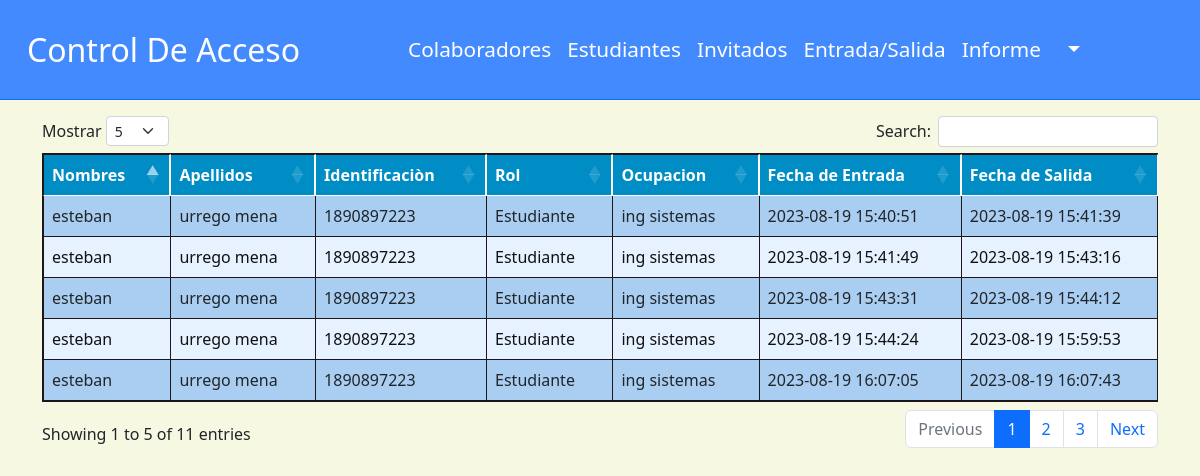
Screenshot of /entrad-salida.php with the database file from the repository.
### tables this page shows
CREATE TABLE `ingreso` (
  `id_ingreso` int(11) NOT NULL,
  `id_colaboradores` int(11) DEFAULT NULL,
  `id_estudiante` int(11) DEFAULT NULL,
  `fechaingreso` datetime DEFAULT NULL,
  `fechasalida` datetime DEFAULT NULL,
  `ingresoEstado` tinyint(1) DEFAULT NULL,
  `token` varchar(100) DEFAULT NULL
);

CREATE TABLE `estudiante` (
  `id` int(11) NOT NULL,
  `nombre` varchar(35) NOT NULL,
  `apellido` varchar(35) NOT NULL,
  `identificacion` varchar(11) NOT NULL,
  `carrera` int(10) NOT NULL,
  `correo` varchar(50) NOT NULL,
  `telefono` varchar(20) NOT NULL,
  `estado_estudiante` tinyint(1) DEFAULT NULL
);

CREATE TABLE `carrera` (
  `id_carrera` int(11) NOT NULL,
  `nombre` varchar(30) NOT NULL
);

### entrad-salida.php (the view, shortened to what this page needs)
<?php
    include './Database/conexion.php';
    $consulta = "SELECT * FROM ingreso";
    $consulta1 = $DB_con ->prepare($consulta);
    $consulta1->execute();
    $ingresos=$consulta1->fetchAll(PDO::FETCH_ASSOC);
?>
<!DOCTYPE html>
<html lang="en">
<head>
    <link rel="stylesheet" href="https://cdn.jsdelivr.net/npm/bootstrap@5.2.2/dist/css/bootstrap.min.css" />
    <link rel="stylesheet" href="https://cdn.datatables.net/1.12.1/css/dataTables.bootstrap5.min.css" />
    <link rel="stylesheet" href="./css/header.css">
    <link rel="stylesheet" href="./css/caja.css">
</head>
<body>
        <header>
            <?php include './componentes/header.php' ?>
        </header>
    <div class="container mt-3">
    <table id="example" class="table table-striped table-bordered" style="width:100%">
        <thead>
            <tr>
                <th>Nombres</th>
                <th>Apellidos</th>
                <th>Identificaciòn</th>
                <th>Rol</th>
                <th>Ocupacion</th>
                <th>Fecha de Entrada</th>
                <th>Fecha de Salida</th>
            </tr>
        </thead>
        <Tbody>
            <?php
                foreach($ingresos as $ket => $ingreso ){
                $filaClass = $key % 2 == 0 ? 'tabla-filas' : '';
            ?>
                <tr class="<?php echo $filaClass; ?>">
                    <?php
                        if($ingreso['id_estudiante'] != NULL){
                            $consultaE = "SELECT estudiante.id, estudiante.nombre, estudiante.apellido, estudiante.identificacion, carrera.nombre as carrera FROM estudiante
                            INNER JOIN carrera ON estudiante.carrera =  carrera.id_carrera
                            WHERE id=:id ";
                            $consultaE1 = $DB_con->prepare($consultaE);
                            $consultaE1->bindParam(':id',$ingreso['id_estudiante']);
                            $consultaE1->execute();
                            $estudinate = $consultaE1->fetch(PDO::FETCH_ASSOC);
                    ?>
                    <td><?php echo $estudinate['nombre'];  ?></td>
                    <td><?php echo $estudinate['apellido'];  ?></td>
                    <td><?php echo $estudinate['identificacion'];  ?></td>
                    <td>Estudiante</td>
                    <td><?php echo $estudinate['carrera'];  ?></td>
                    <?php
                    }
                    ?>
                    <td> <?php echo $ingreso['fechaingreso']; ?> </td>
                    <td> <?php echo $ingreso['fechasalida']; ?> </td>
                </tr>
            <?php
                }
            ?>
        </Tbody>
    </table>
    </div>
</body>
</html>

### css/header.css (style rules this page uses)
body { background-color: #f6f8e2; }

### css/caja.css (style rules this page uses)
.table { border: solid 1px #1D171B; background: #fff; color: #111; }
.table th { border-right: solid 2px #fff; border-bottom: solid 5px #fff; background-color: #008DC6; color: #fff; }
.tabla-filas:nth-child(odd) { background-color: #b3d9ff; }
.tabla-filas:nth-child(even) { background-color: #e6f2ff; }

### rows the page displays
ingreso: id_estudiante.nombre "esteban", id_estudiante.apellido "urrego mena", id_estudiante.identificacion "1890897223", carrera.nombre "ing sistemas", fechaingreso "2023-08-19 15:40:51", fechasalida "2023-08-19 15:41:39"
ingreso: id_estudiante.nombre "esteban", id_estudiante.apellido "urrego mena", id_estudiante.identificacion "1890897223", carrera.nombre "ing sistemas", fechaingreso "2023-08-19 15:41:49", fechasalida "2023-08-19 15:43:16"
ingreso: id_estudiante.nombre "esteban", id_estudiante.apellido "urrego mena", id_estudiante.identificacion "1890897223", carrera.nombre "ing sistemas", fechaingreso "2023-08-19 15:43:31", fechasalida "2023-08-19 15:44:12"
ingreso: id_estudiante.nombre "esteban", id_estudiante.apellido "urrego mena", id_estudiante.identificacion "1890897223", carrera.nombre "ing sistemas", fechaingreso "2023-08-19 15:44:24", fechasalida "2023-08-19 15:59:53"
ingreso: id_estudiante.nombre "esteban", id_estudiante.apellido "urrego mena", id_estudiante.identificacion "1890897223", carrera.nombre "ing sistemas", fechaingreso "2023-08-19 16:07:05", fechasalida "2023-08-19 16:07:43"
